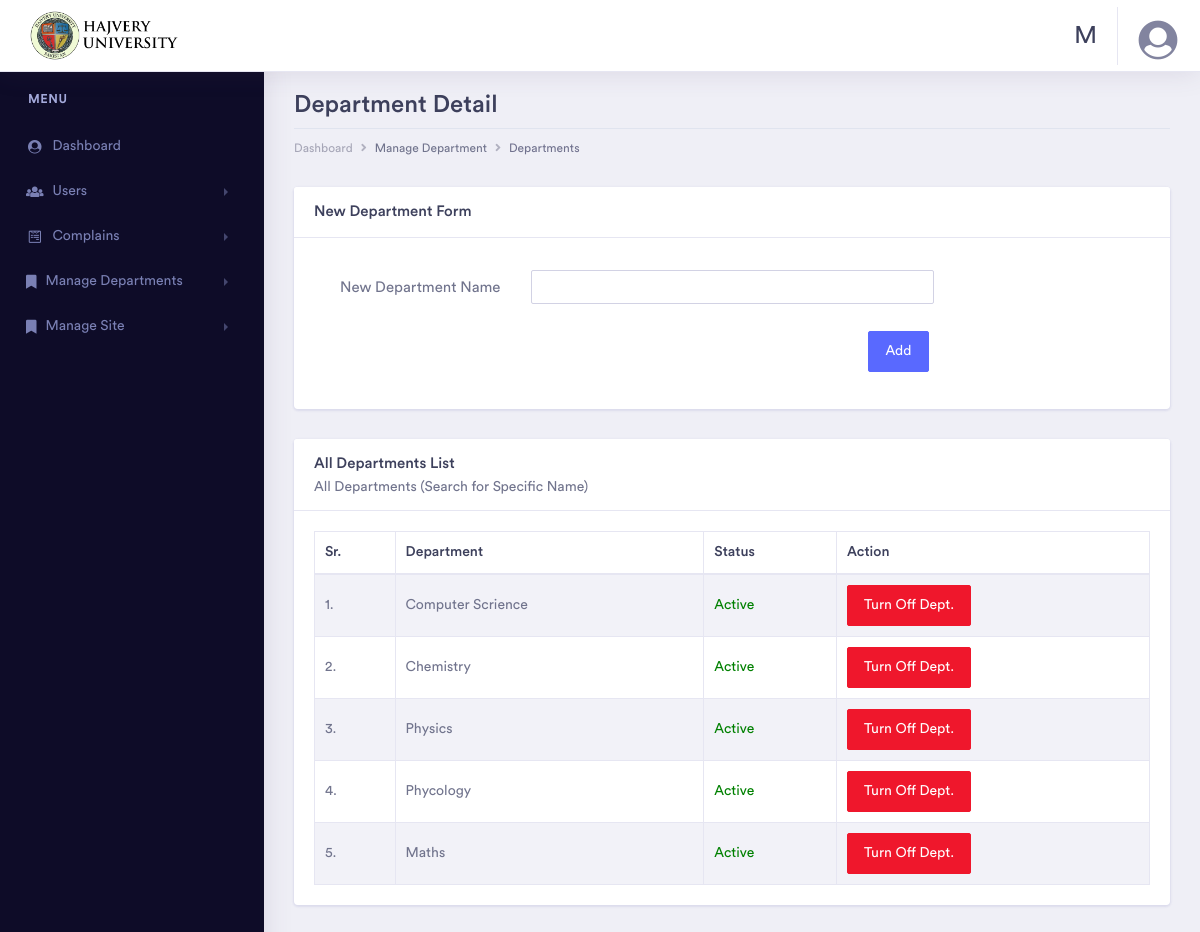
The page /admin/department_detail.php (signed in) on the database as committed earlier.
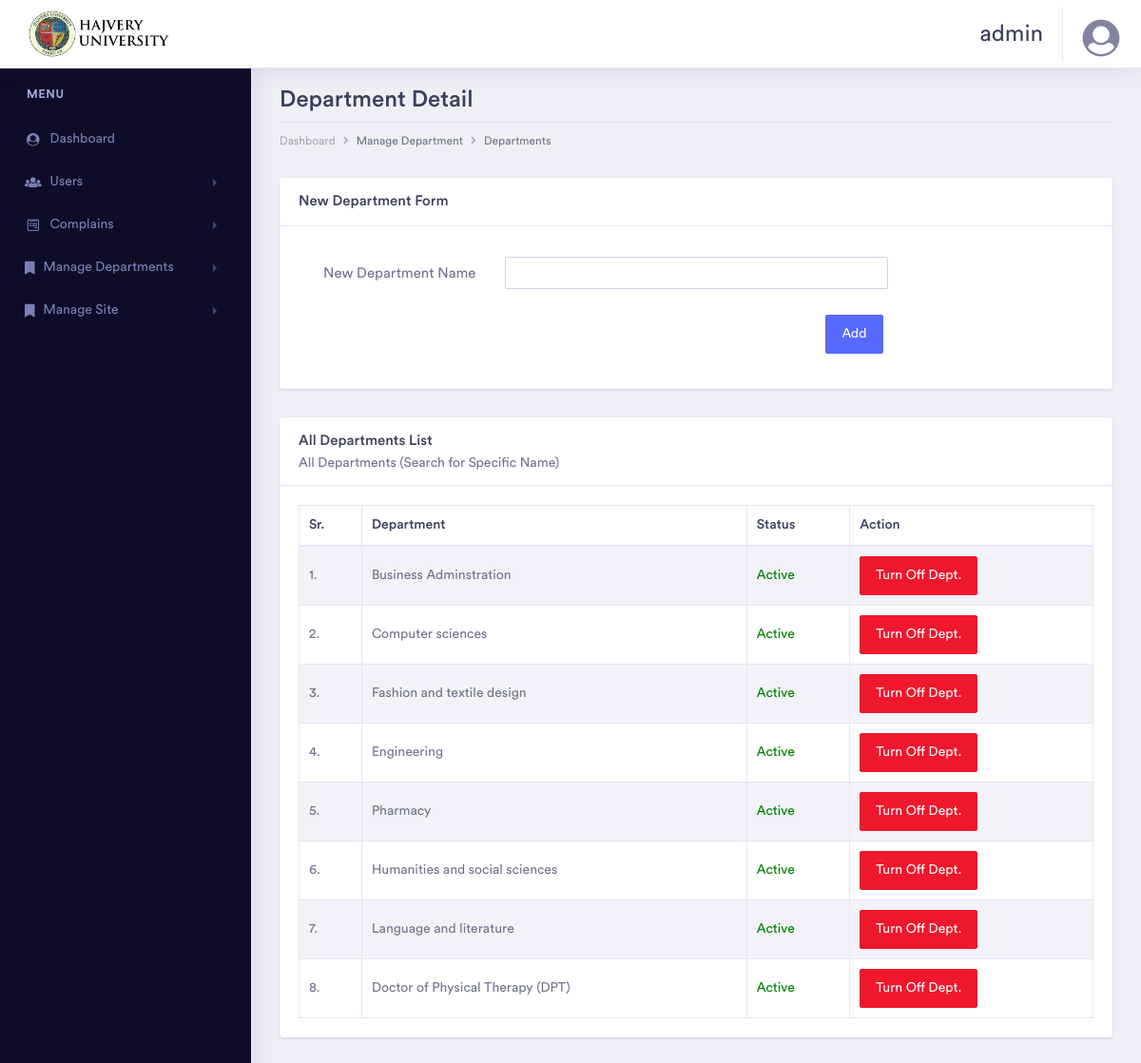
The same page on the database as committed later.
### tables this page shows
CREATE TABLE `persons` (
  `person_id` int(11) NOT NULL,
  `person_name` varchar(50) NOT NULL,
  `last_name` varchar(50) NOT NULL,
  `father_name` varchar(50) NOT NULL,
  `person_email` varchar(80) NOT NULL,
  `address` varchar(150) NOT NULL,
  `gender` varchar(1) NOT NULL,
  `phone` varchar(15) NOT NULL
);

CREATE TABLE `departments` (
  `department_id` smallint(3) NOT NULL,
  `department` varchar(50) NOT NULL,
  `dept_status` tinyint(1) NOT NULL DEFAULT 1
);

### admin/department_detail.php (the view, shortened to what this page needs)
<?php
include('connection/connection.php');
if ($_SESSION['USERTYPE'] == 2 || $_SESSION['USERTYPE'] == 3) {
    ?>
<!doctype html>
<html lang="en">
<head>
    <link rel="stylesheet" href="assets/vendor/bootstrap/css/bootstrap.min.css">
    <link href="assets/vendor/fonts/circular-std/style.css" rel="stylesheet">
    <link rel="stylesheet" href="assets/libs/css/style.css">
    <link rel="stylesheet" href="assets/vendor/fonts/fontawesome/css/fontawesome-all.css">
    <link rel="stylesheet" href="../css/toastr.min.css">
</head>
<body>
    <div class="dashboard-main-wrapper">
        <?php
                include 'components/head.php';
                include 'components/leftsidebar.php';
                ?>
        <div class="dashboard-wrapper">
            <div class="container-fluid  dashboard-content">
                <div class="row">
                    <div class="col-xl-12 col-lg-12 col-md-12 col-sm-12 col-12">
                        <div class="page-header">
                            <h2 class="pageheader-title">Department Detail</h2>
                            <div class="page-breadcrumb">
                                <nav aria-label="breadcrumb">
                                    <ol class="breadcrumb">
                                        <li class="breadcrumb-item"><a href="dashboard.php"
                                                class="breadcrumb-link">Dashboard</a></li>
                                        <li class="breadcrumb-item"><a class="breadcrumb-link">Manage Department</a>
                                        </li>
                                        <li class="breadcrumb-item active" aria-current="page">Departments</li>
                                    </ol>
                                </nav>
                            </div>
                        </div>
                    </div>
                </div>
                <div class="row">
                    <div class="col-xl-12 col-lg-12 col-md-12 col-sm-12 col-12">
                        <div class="card">
                            <h5 class="card-header">New Department Form</h5>
                            <div class="card-body">
                                <form id="validationform" method="post">
                                    <div class="form-group row">
                                        <label class="col-12 col-sm-3 col-form-label text-sm-right">New Department
                                            Name</label>
                                        <div class="col-12 col-sm-8 col-lg-6">
                                            <input type="text" class="form-control" required="" name="dept" id="dept">
                                        </div>
                                    </div>
                                    <div class="form-group row text-right">
                                        <div class="col col-sm-10 col-lg-9 offset-sm-1 offset-lg-0">
                                            <button type="submit" name="sub_btn"
                                                class="btn btn-space btn-primary">Add</button>
                                        </div>
                                    </div>
                                </form>
                            </div>
                        </div>
                    </div>
                </div>
                <div class="row">
                    <div class="col-xl-12 col-lg-12 col-md-12 col-sm-12 col-12">
                        <div class="card">
                            <div class="card-header">
                                <h5 class="mb-0">All Departments List</h5>
                                <p>All Departments (Search for Specific Name)</p>
                            </div>
                            <div class="card-body">
                                <div class="table-responsive">
                                    <table id="example" class="table table-striped table-bordered second"
                                        style="width:100%">
                                        <thead>
                                            <tr>
                                                <th>Sr.</th>
                                                <th>Department</th>
                                                <th>Status</th>
                                                <th>Action</th>
                                            </tr>
                                        </thead>
                                        <tbody>
                                            <?php
                                                    $query = 'SELECT * FROM `departments` ';
                                                    $result = mysqli_query($con, $query);
                                                    if (mysqli_num_rows($result) > 0) {
                                                        $sr = 1;
                                                        while ($row = mysqli_fetch_array($result)) {
                                                            ?>
                                            <tr>
                                                <td><?= $sr . "." ?></td>
                                                <td><?= $row['department'] ?></td>
                                                <td>
                                                    <?php
                                                                    if ($row['dept_status'] == 1) {
                                                                        echo '<span style="color: green">Active</span>';
                                                                    } else {
                                                                        echo '<span style="color: red">Dead</span>';
                                                                    }
                                                                    ?>
                                                </td>
                                                <td>
                                                    <?php
                                                                    if ($row['dept_status'] == 1) {
                                                                        echo '<input type="button" value="Turn Off Dept." onclick="return turn_off(' . $row['department_id'] . ')" class="btn btn-danger"/>';
                                                                    } else {
                                                                        echo '<input type="button" value="Turn On Dept." onclick="return turn_on(' . $row['department_id'] . ')" class="btn btn-info"/>';
                                                                    }
                                                                    ?>
                                                </td>
                                            </tr>
                                            <?php
                                                            $sr++;
                                                        }
                                                }
                                                ?>
                                        </tbody>
                                    </table>
                                </div>
                            </div>
                        </div>
                    </div>
                </div>
            </div>
        </div>
    </div>
</body>
</html>
<?php
}
?>

### admin/components/head.php (shortened to what this page needs)
<?php
$query = "SELECT * FROM `persons` where `person_id`=" . $_SESSION['USERID'];
$img = "SELECT * FROM `accounts_img` where `person_id`=" . $_SESSION['USERID'];
$imgResult = mysqli_query($con, $img);
$imgRow = mysqli_fetch_array($imgResult);
$result = mysqli_query($con, $query);
while ($row = mysqli_fetch_array($result)) {
?>
<div class="dashboard-header">
    <nav class="navbar navbar-expand-lg bg-white fixed-top" style="padding: 0 10px;">
        <a class="navbar-brand user-img" href="dashboard.php"><img src="assets/images/Hajvery University admin-logo.png"
                style="width:100%" /></a>
        <div class="collapse navbar-collapse " id="navbarSupportedContent">
            <ul class="navbar-nav ml-auto navbar-right-top">
                <li class="nav-item user-name">
                    <span><?=$row['person_name']?></span>
                </li>
                <li class="nav-item dropdown nav-user">
                    <a class="nav-link nav-user-img" href="#" id="navbarDropdownMenuLink2" data-toggle="dropdown"
                        aria-haspopup="true" aria-expanded="false" style="display: flex;">
                        <?php
                            if ($imgRow['pict']==NULL) {
                        ?>
                        <i class="user-avatar-md rounded-circle fas fa-user-circle" style="font-size: 40px;"></i>
                        <?php
                            } else {
                        ?>
                        <img src="<?= $imgRow['pict'] ?>" alt="User Image" class="user-avatar-md rounded-circle"
                            style="width: 40px; height: 40px; object-fit: cover;">
                        <?php
                            }
                        ?>
                    </a>
                            <?php
                            }
                            ?>
                </li>
            </ul>
        </div>
    </nav>
</div>

### admin/components/leftsidebar.php (shortened to what this page needs)
<?php
if ($_SESSION['USERTYPE'] == 2) {
    ?>
    <div class="nav-left-sidebar sidebar-dark">
        <div class="menu-list">
            <nav class="navbar navbar-expand-lg navbar-light">
                <div class="collapse navbar-collapse" id="navbarNav">
                    <ul class="navbar-nav flex-column">
                        <li class="nav-divider">
                            Menu
                        </li>
                        <li class="nav-item ">
                            <a class="nav-link " href="dashboard.php" ><i class="fa fa-fw fa-user-circle"></i>Dashboard <span class="badge badge-success">6</span></a>
                        </li>
                        <li class="nav-item">
                            <a class="nav-link" href="#" data-toggle="collapse" aria-expanded="false" data-target="#submenu-2" aria-controls="submenu-2"><i class="fa fa-fw fa-users"></i>Users</a>
                        </li>
                        <li class="nav-item">
                            <a class="nav-link" href="#" data-toggle="collapse" aria-expanded="false" data-target="#submenu-3" aria-controls="submenu-3"><i class="fab fa-fw fa-wpforms"></i> Complains</a>
                        </li>
                        <li class="nav-item">
                            <a class="nav-link" href="#" data-toggle="collapse" aria-expanded="false" data-target="#submenu-4" aria-controls="submenu-"><i class="fas fa-bookmark"></i> Manage Departments</a>
                        </li>
                        <li class="nav-item">
                            <a class="nav-link" href="#" data-toggle="collapse" aria-expanded="false" data-target="#submenu-5" aria-controls="submenu-"><i class="fas fa-bookmark"></i> Manage Site</a>
                        </li>
                    </ul>
                </div>
            </nav>
        </div>
    </div>
    <?php
}
?>

### admin/components/custom-header.php (style rules this page uses)
.user-img { width: 190px; }

Rows that differ between the two databases and show on the page:
changed persons: person_name "M" → "admin"
changed departments: department "Computer Scrience" → "Business Adminstration"
changed departments: department "Chemistry" → "Computer sciences"
changed departments: department "Physics" → "Fashion and textile design"
changed departments: department "Phycology" → "Engineering"
changed departments: department "Maths" → "Pharmacy"
added departments: department "Humanities and social sciences", dept_status "Active"
added departments: department "Language and literature", dept_status "Active"
added departments: department "Doctor of Physical Therapy (DPT)", dept_status "Active"
